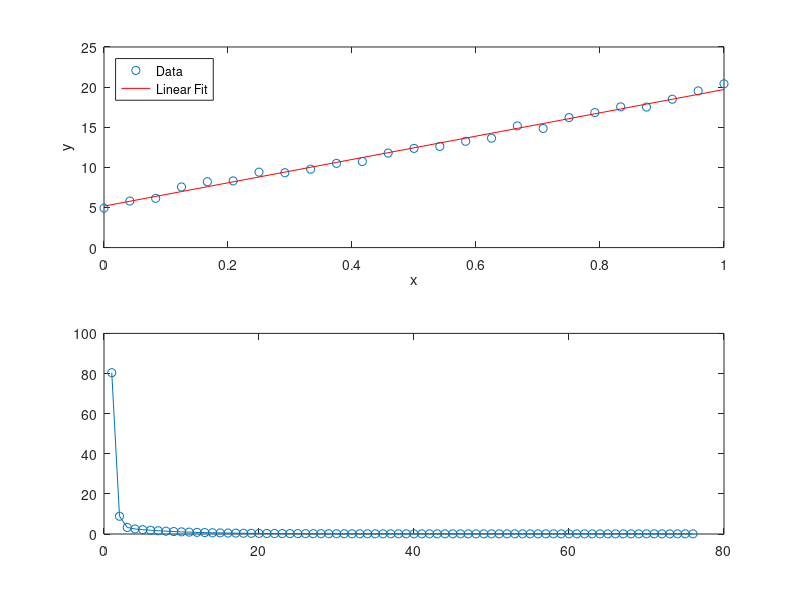

MATLAB code for this plot:
clc; clear all; close all;
m=25;
f=@(x)15*x+5;
x=linspace(0,1,m);
y=f(x)+normrnd(0,0.4,size(x));
plot(x,y,'o')

%linear regression
w1=rand(1); w0=rand(1);
alp=1;
J(1)=0.5/m*sum((y-w1*x-w0).^2);
err=1; iter=1;
while(err>1.e-5)
    yh=w1*x + w0;
    DJ0=(yh-y); dw0=-alp*sum(DJ0)/m;
    DJ1=(yh-y).*x; dw1=-alp*sum(DJ1)/m;
    w0=w0+dw0;
    w1=w1+dw1;
    iter=iter+1;
    J(iter)=0.5/m*sum((y-w1*x-w0).^2);
    err=abs(J(iter)-J(iter-1));
    subplot(2,1,1)
    plot(x,y,'o',x,yh,'r')
    xlabel('x');
    ylabel('y');
    legend({'Data','Linear Fit'},'Location','NorthWest')
    subplot(2,1,2)
    xlabel('iterations');
    ylabel('J');
    plot([1:iter],J([1:iter]),'-o')
end
